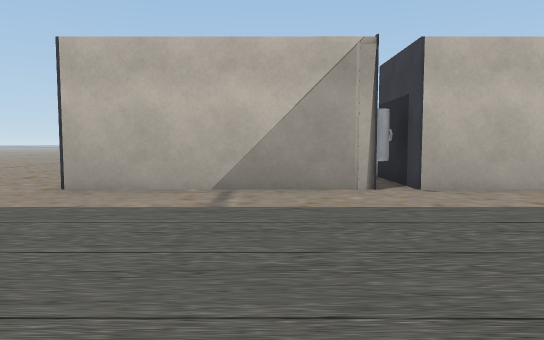
[1] (above)

24 first-person views from a walk through a 3-D level made in the Unity game engine. The camera is 1.5 m above the floor, tilts 4° down and sees 70° across. The floor is counted in squares, 2 m on a side. Each view is taken from the middle of a square. On the plan, view 1 faces up. The plan holds only what a view shows up to about 12 squares ahead; the rest is blank. The place goes on beyond the plan. The player character is not drawn. Some surface patterns are stand-ins.

[2]
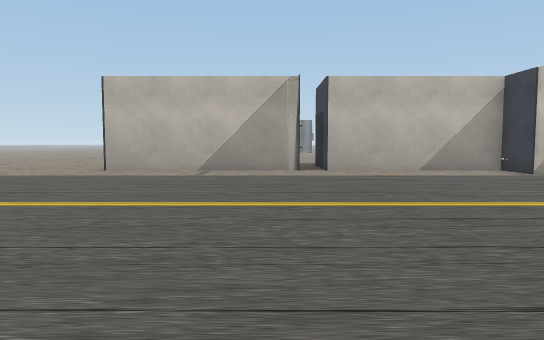

[3]
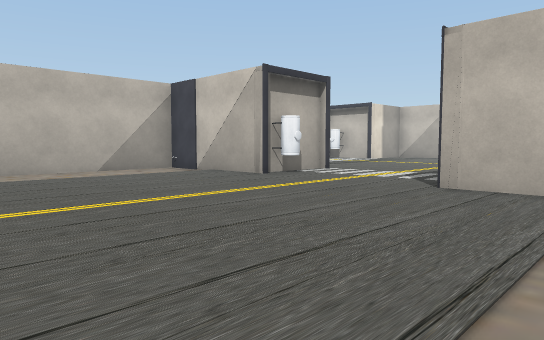

[4]
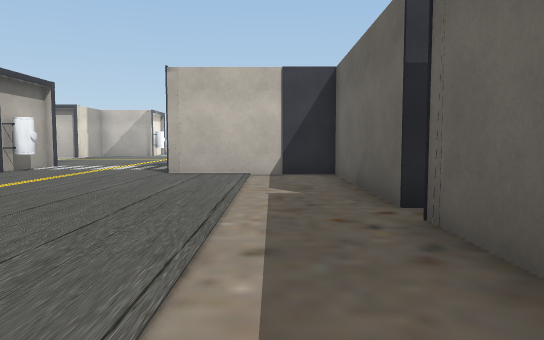

[5]
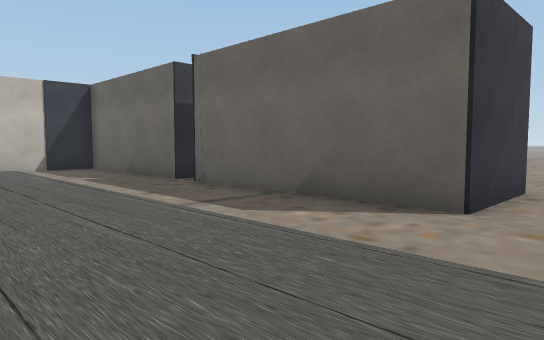

[6]
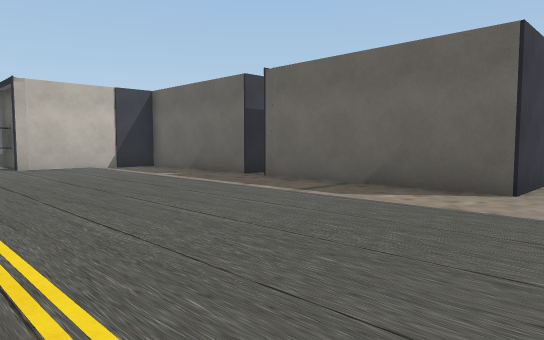

[7]
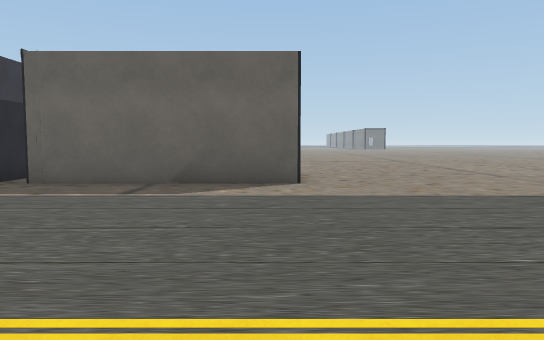

[8]
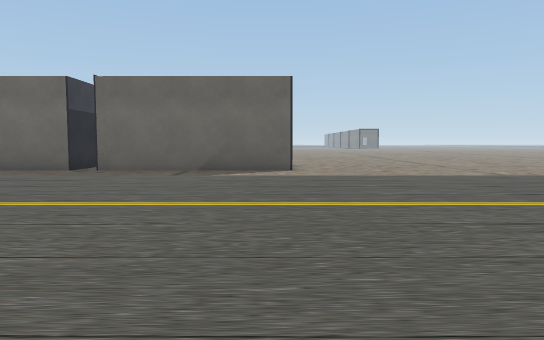

[9]
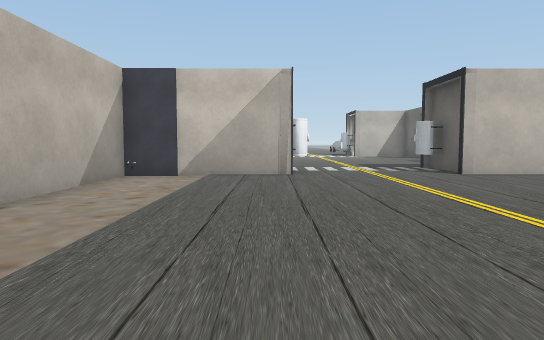

[10]
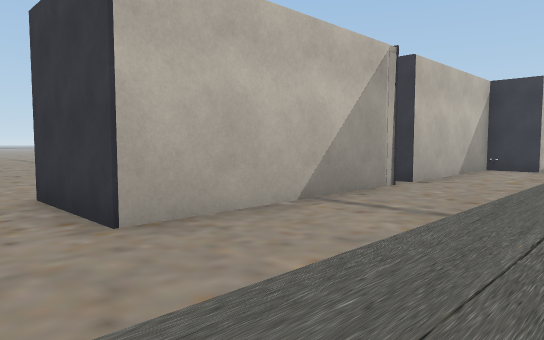

[11]
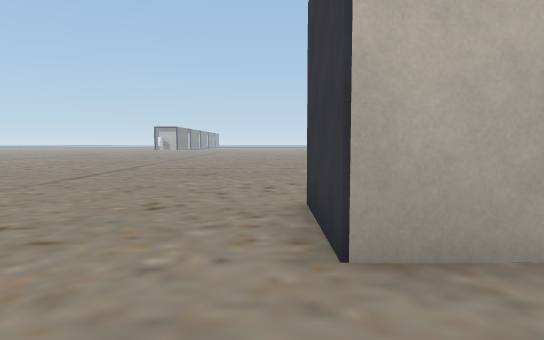

[12]
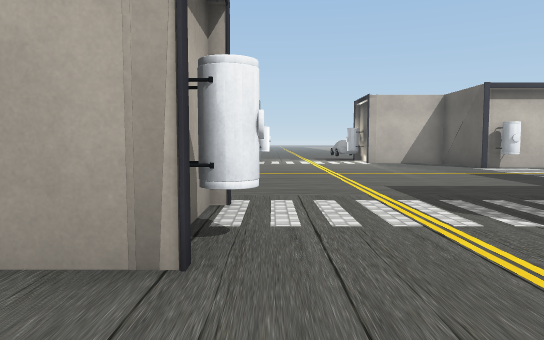

[13]
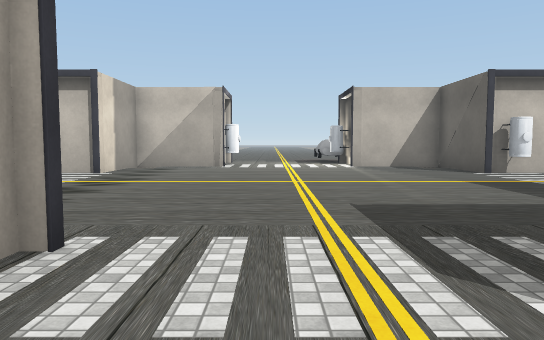

[14]
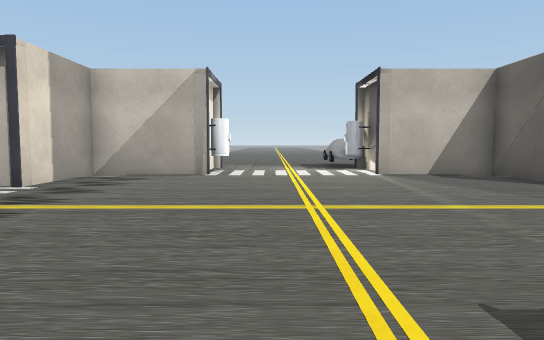

[15]
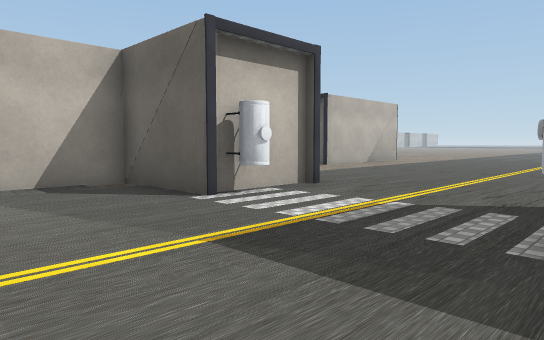

[16]
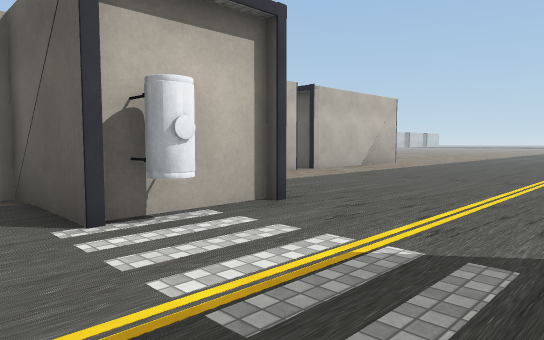

[17]
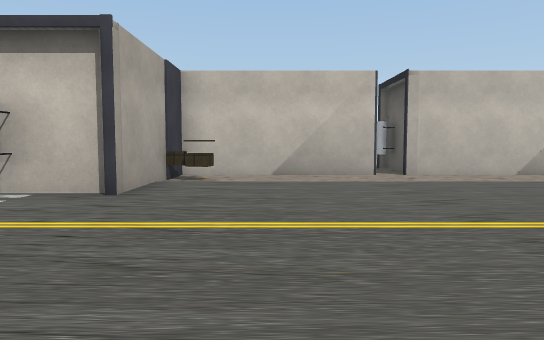

[18]
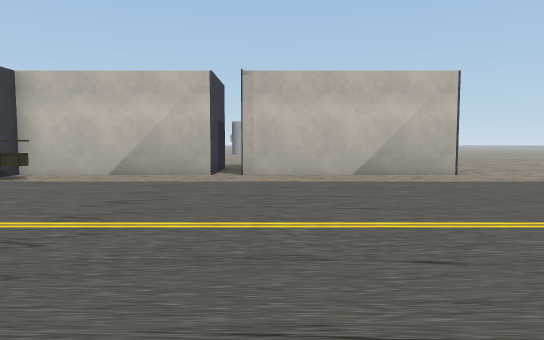

[19]
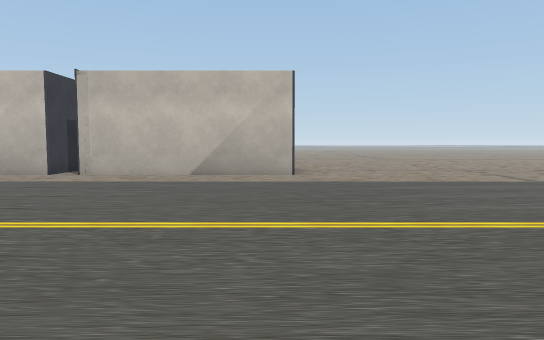

[20]
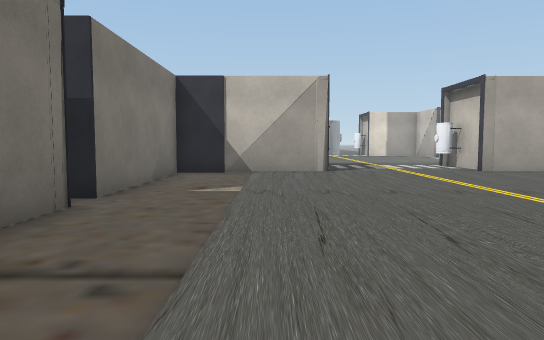

[21]
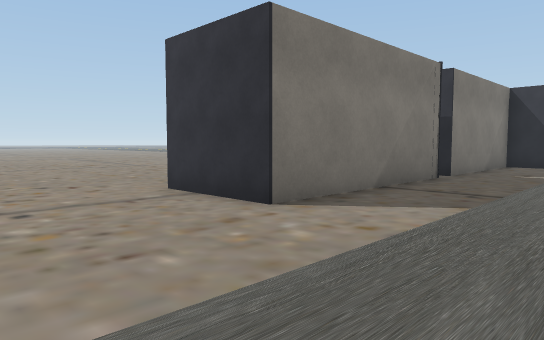

[22]
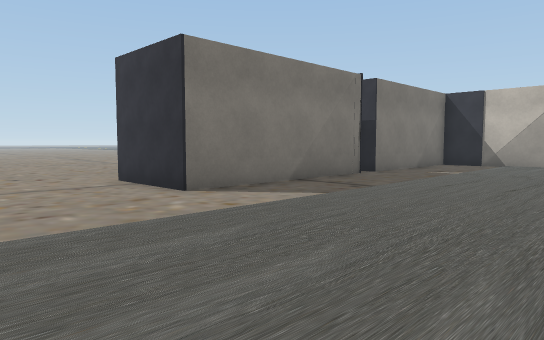

[23]
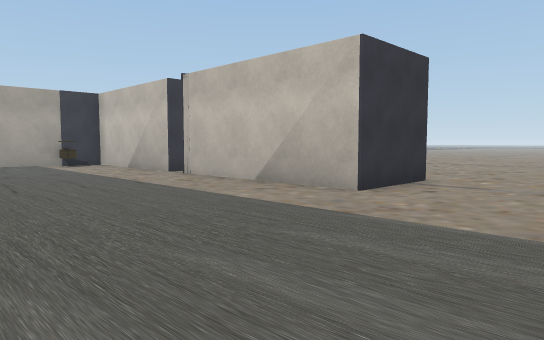

[24]
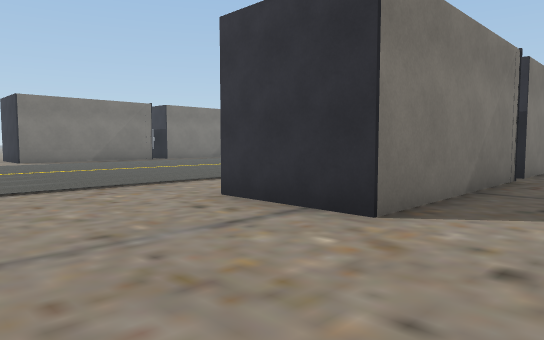

### Floor plan
Points are (right, up) in squares from view 1. A wall is a line through its corners. A room is listed if a view was taken in it or the views show most of it. See-through windows are left out.
Room 1 (views 1, 2, 3, 4, 5, 6, 7, 8, 9, 10, 11, 12)
walls: (1.3, -5.5) (1.8, -5.4); (1.9, 6.5) (-3.5, 6.5); (7.3, 2.5) (7.3, 6.5) (2.4, 6.5); (7.7, 2.2) (7.7, 2.6); (2.4, -7.1) (2.4, -5.5) (7.3, -5.5) (7.3, -1.5); (-3.5, -8) (-3.5, -5.5) (1.8, -5.5)
ways out: opening at (-4.5, 7) to room 2; opening at (7.2, 0.5) to room 2; opening at (-4.5, -8)
Room 2 (views 13, 14, 15, 16)
walls: (9.8, 2.7) (7.6, 2.7); (7.9, 2) (7.7, 2.2); (2.4, 6.5) (2.4, 9); (19.2, 2.5) (19.2, 5.2) (16.7, 5.2) (16.7, 6.4); (21.6, 2.7) (20.9, 2.7); (7.9, -1.8) (9.6, -1.8); (20.2, -1.8) (21.6, -1.8); (-3.5, 6.5) (-3.5, 9); (16.4, -4.3) (19.3, -4.3) (19.2, -1.5); (16, -4.7) (16.8, -4.7); (12.5, -6.8) (11.5, -6.8); (16.7, -6.7) (16.7, -4.4)
ways out: opening at (-4.5, 7) to room 1; opening at (7.2, 0.5) to room 1; opening at (14, -6.8) to room 3
objects: other object (22, -1) to (23, -1)
Room 3 (views 17, 18, 19, 20, 21, 22, 23, 24)
walls: (21.2, -12.5) (22.9, -12.5); (23, -12.2) (23, -17.5) (20.5, -17.5) (20.5, -12.2); (8.5, -12.2) (8.5, -17.5) (6, -17.5); (18.4, -6.7) (16.7, -6.7); (23, -9.6) (23, -11.6) (20.5, -11.6) (20.5, -6.8); (11.5, -6.8) (8.5, -6.8) (8.5, -11.6)
ways out: opening at (14, -6.8) to room 2; opening at (5, -19.5)
objects: other object (19, -7)

Positions as (right, up) in squares from view 1, and headings:
1: (0, 0), facing up
2: (1, -4), facing up
3: (1, -4), facing up-right
4: (-2, -4), facing right
5: (-5, -1), facing down-right
6: (-5, 1), facing down-right
7: (-3, 2), facing down
8: (-3, 5), facing down
9: (-2, 3), facing right
10: (-5, 3), facing up-right
11: (-4, 4), facing up
12: (5, 2), facing right
13: (7, 1), facing right
14: (10, 1), facing right
15: (12, -1), facing down-right
16: (13, -3), facing down-right
17: (11, -9), facing right
18: (11, -13), facing right
19: (11, -17), facing right
20: (11, -17), facing up
21: (12, -21), facing up-left
22: (14, -21), facing up-left
23: (15, -21), facing up-right
24: (25, -21), facing up-left
